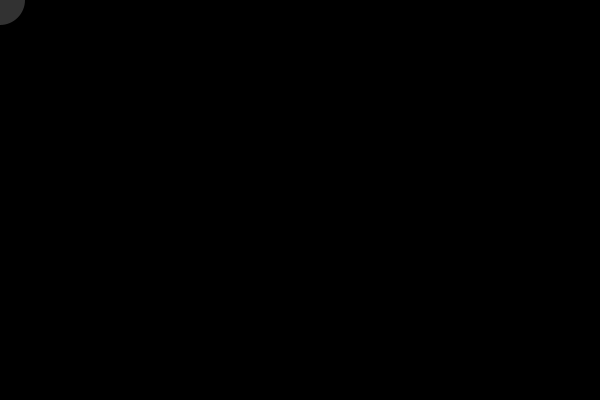
Frame 1 (no input)
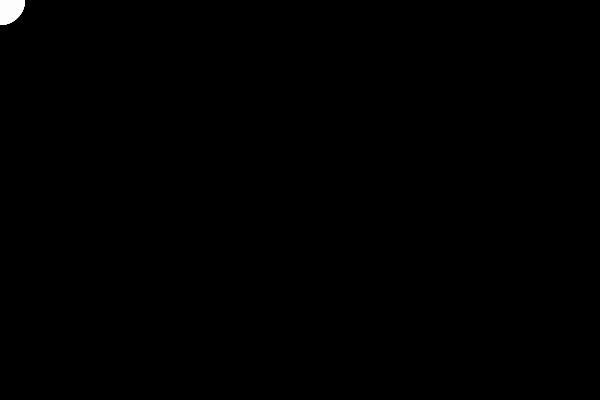
Frame 60 (the mouse pressed at the canvas centre just before this capture)
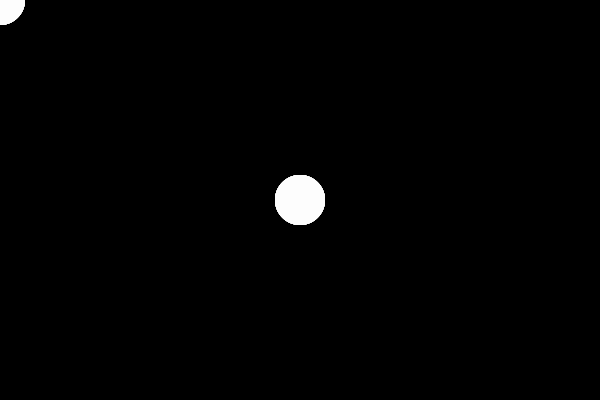
Frame 120 (the mouse held since frame 60 and released just before this capture)

The Processing sketch that drew these frames (run headless with seeded random() and noise(); from frame 60 on, the mouse is pressed at the canvas centre):

// Processing sketch: interact_01_mouse_X_Y
// ── interact_01_mouse_X_Y.pde
void setup() {
  size(600, 400);
  background(0);
  noStroke();
}

void draw() {
  fill(255, 50);
  ellipse(mouseX, mouseY, 50, 50);
}
